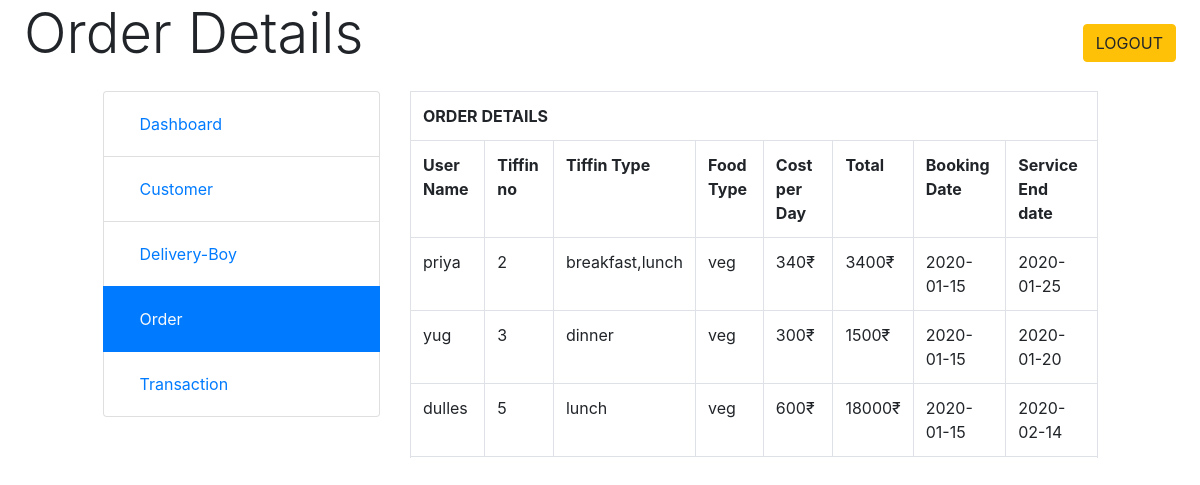
The app's page /Lucknow_dabbawala/report.php with its own data.
### tables this page shows
CREATE TABLE IF NOT EXISTS `booking` (
  `username` varchar(50) NOT NULL,
  `date` varchar(30) NOT NULL,
  `enddate` varchar(50) NOT NULL,
  `tiffin` varchar(40) NOT NULL,
  `tiffin_type` varchar(20) NOT NULL,
  `food_type` varchar(20) NOT NULL,
  `cost` varchar(50) NOT NULL,
  `total` varchar(20) NOT NULL,
  `ctype` varchar(10) NOT NULL,
  `cardnumber` varchar(20) NOT NULL,
  `cname` varchar(30) NOT NULL,
  `expiry` varchar(25) NOT NULL,
  `cvv` varchar(10) NOT NULL,
  `pin` varchar(30) NOT NULL
);

### Lucknow_dabbawala/report.php (the view, shortened to what this page needs)
<!DOCTYPE html>
<html>
<head>
	<?php include("bootstrap.php"); ?>
</head>
<body>
<div class='conainer-fluid'>
<div class='row'>
	<div class='col-md-12'>
		<span class='display-4 ml-4 mt-4'>Order Details</span>
		<a href="logout"><button class='btn btn-warning float-right mt-4 mr-4'>LOGOUT</button></a>
	</div>
</div>
<div class='row mt-4'>
	<div class='col-md-1'></div>
	<div class='col-md-3'>
		<ul class="list-group">
  <li class="list-group-item"><a href="admin.php" class='nav-link'>Dashboard</a></li>
  <li class="list-group-item"><a href="customerlist.php" class='nav-link '>Customer</a></li>
  <li class="list-group-item"><a href="viewserboy.php" class='nav-link'>Delivery-Boy</a></li>
  <li class="list-group-item active"><a href="report.php" class='nav-link text-light'>Order</a></li>
  <li class="list-group-item"><a href="transaction.php" class='nav-link '>Transaction</a></li>
</ul>
	</div>
	<div class='col-md-7'>
	<table class='table table-bordered'>
		<tr><th colspan="9">ORDER DETAILS</th></tr>
	<tr><th>User Name</th><th>Tiffin no</th><th>Tiffin Type</th><th>Food Type</th><th>Cost per Day</th><th>Total</th><th>Booking Date</th><th>Service End date </th></tr>
<?php
include ("conne.php");
$sql="select * from `booking`";
$x=mysqli_query($conn,$sql);
while ($r=mysqli_fetch_assoc($x)) {
	?>
	<tr><td><?php echo $r['username']?></td>
        <td><?php echo $r['tiffin']?></td>
	    <td><?php echo $r['tiffin_type']?></td>
        <td><?php echo $r['food_type']?></td>
        <td><?php echo $r['cost']?>&#8377;</td>
	    <td><?php echo $r['total']?>&#8377;</td>
	    <td><?php echo $r['date']?></td>
	    <td><?php echo $r['enddate']?></td>
	</tr>
<?php
}
?>
</table>
	</div>
	<div class='col-md-1'></div>
</div>
</div>
</body>
</html>
<!DOCTYPE html>
<html>
<head>
</head>
<body>
</body>
</html>

### records on screen
booking: username "priya", tiffin "2", tiffin_type "breakfast,lunch", food_type "veg", cost "340", total "3400", date "2020-01-15", enddate "2020-01-25"
booking: username "yug", tiffin "3", tiffin_type "dinner", food_type "veg", cost "300", total "1500", date "2020-01-15", enddate "2020-01-20"
booking: username "dulles", tiffin "5", tiffin_type "lunch", food_type "veg", cost "600", total "18000", date "2020-01-15", enddate "2020-02-14"
